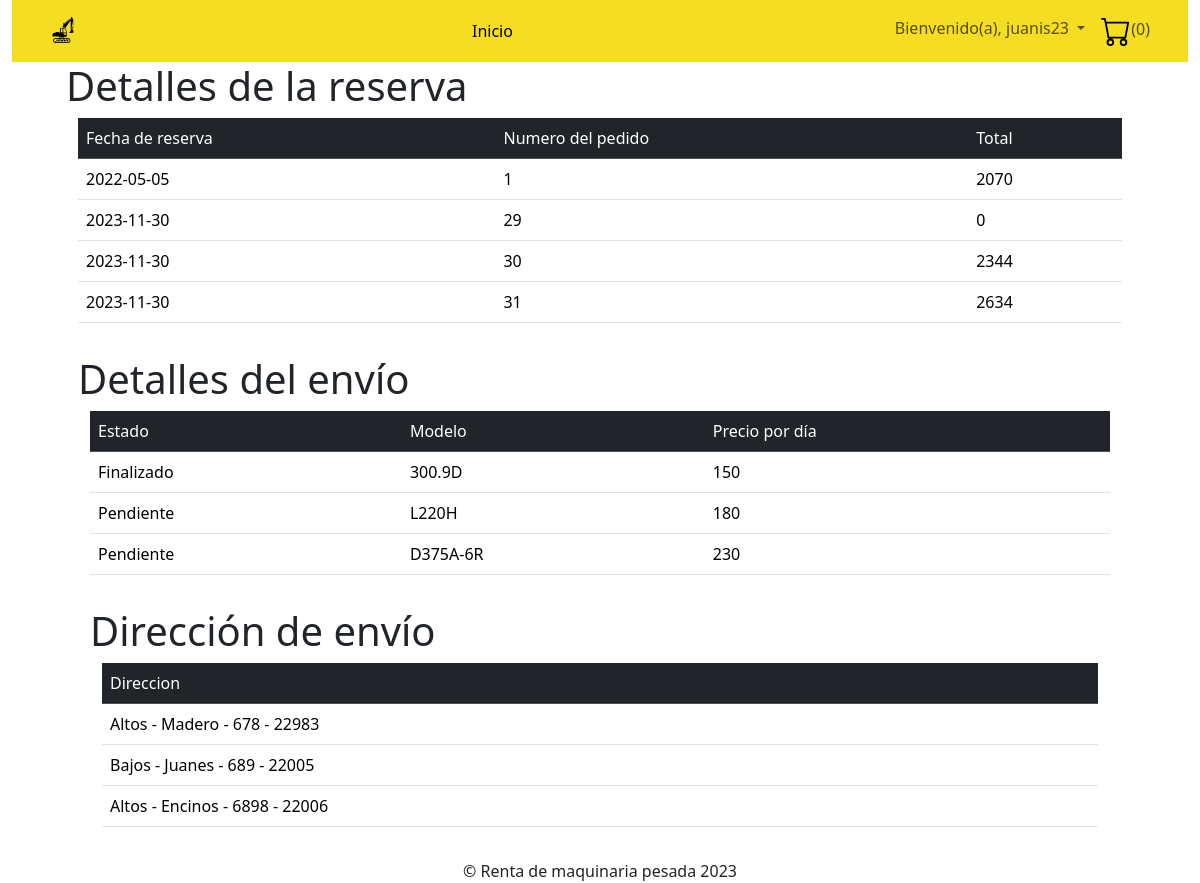
Page /view/usuario/idx.segui.php (signed in) on the committed database.
### tables this page shows
CREATE TABLE `reservas` (
  `folio` int(11) NOT NULL,
  `fechaSolicitud` date NOT NULL,
  `fechaInicial` date NOT NULL,
  `fechaFinal` date NOT NULL,
  `fechaEntrega` date NOT NULL,
  `fechaDevolucion` date NOT NULL,
  `costoTransporte` float DEFAULT NULL,
  `descripcion` varchar(50) NOT NULL,
  `subtotal` float DEFAULT NULL,
  `iva` float DEFAULT NULL,
  `total` float DEFAULT NULL,
  `cliente` int(11) DEFAULT NULL,
  `estatusR` varchar(20) NOT NULL,
  `rep_rtas` int(11) DEFAULT NULL,
  `almacen` varchar(10) DEFAULT NULL
);

CREATE TABLE `estatusreserva` (
  `codigo` varchar(5) NOT NULL,
  `descripcion` varchar(20) NOT NULL
);

CREATE TABLE `modelos` (
  `num` int(11) NOT NULL,
  `nombre` varchar(30) NOT NULL,
  `descripcion` text NOT NULL,
  `anoFabricacion` int(11) NOT NULL,
  `capacidadCarga` float NOT NULL,
  `imagen` varchar(150) DEFAULT NULL,
  `categoria` int(11) DEFAULT NULL,
  `marca` varchar(5) DEFAULT NULL
);

CREATE TABLE `maquinas` (
  `codigo` int(11) NOT NULL,
  `precioDia` float NOT NULL,
  `numSerie` varchar(17) NOT NULL,
  `imagen` varchar(150) DEFAULT NULL,
  `almacen` varchar(10) DEFAULT NULL,
  `modelo` int(11) DEFAULT NULL,
  `estatusM` varchar(20) NOT NULL,
  `extraImagenes` varchar(500) DEFAULT NULL
);

### data/conexionDB.php (called while the page is built, shortened)
<?php
class conexionDB{
	private $HOST;
	private $USER;
	private $PASS;
	private $DB;
	private $connection;
	public function __construct (){
		$this -> HOST = "localhost";
		$this -> USER = "root";
		$this -> PASS = "";
		$this -> DB = "p24";
	}
	public function connect (){
	$this -> connection = mysqli_connect ($this -> HOST,$this -> USER,$this -> PASS,$this -> DB);
	if ($this -> connection) {
		return true;
	}
	 else{
		return false;
	  }
	}
	public function execquery($query){
		$this -> dataset = mysqli_query($this -> connection,$query);
		if ($this -> dataset){
			return $this -> dataset;
		}
		else{
			return 0;
		}
	}
}
?>

### data/segui.php (called while the page is built, shortened)
<?php
	include_once '../../data/conexionDB.php';
	class seguimiento extends conexionDB {
	public function getAllDetallesReserva ($usuariocorreo){
		$result = $this -> connect();
		if ($result == true){
			$qr = "select
            rv.`fechaSolicitud` as 'Fecha de reserva',
            rv.folio as 'Numero del pedido',
            rv.total as 'Total de la reserva'
            from reservas as rv
            inner join clientes as cli on rv.cliente = cli.codigo
            inner join usuarios as us on cli.usuario = us.nickname
            where us.nickname = '".$_SESSION['id']."';";
			$dataset = $this -> execquery($qr);
		}else{
			$dataset = "wrong";
		}
		return $dataset;
	}
public function getAllDetallesEnvio ($usuariocorreo){
    $result = $this -> connect();
    if ($result == true){
        $qr = "select
        er.descripcion as Estatus,
        md.nombre as Modelo,
        mq.precioDia as PrecioPorDia
        from  re_maq as rm
        inner join reservas as rv on rm.reserva = rv.folio
        inner join maquinas as mq on rm.maquina = mq.codigo
        inner join modelos as md on mq.modelo = md.num
        inner join clientes as cli on rv.cliente = cli.codigo
        inner join usuarios as us on cli.usuario = us.nickname
        inner join estatusreserva as er on rv.`estatusR` = er.codigo
        where us.nickname ='".$_SESSION['id']."';";
        $dataset = $this -> execquery($qr);
    }else{
        $dataset = "wrong";
    }
    return $dataset;
}
}

### view/usuario/idx.segui.php (the view, shortened to what this page needs)
<?php
include('templates/cabecera.php');
?>
<br>
	<br>
    <br>
    <br>
	<div class="container-fluid">
<div class="container-fluid">
    <h1> Detalles de la reserva</h1>
    <div class="container">
    <div class="table table-dark table-striped-columns">
            <table class="table">
                <tr class="table-dark">
                    <td>Fecha de reserva</td>
                    <td>Numero del pedido</td>
                    <td>Total</td>
                </tr>
                <?php
                include_once('../../data/segui.php');
                $obj = new seguimiento();
                $dataset = $obj->getAllDetallesReserva($_SESSION['id']);
                if ($dataset != 'wrong') {
                    while ($rs = mysqli_fetch_assoc($dataset)) {
                        echo "<tr>";
                        echo "<td>" . $rs['Fecha de reserva'] . "</td>";
                        echo "<td>" . $rs['Numero del pedido'] . "</td>";
						echo "<td>" . $rs['Total de la reserva'] . "</td>";
                        echo "</tr>";
                    }
                } else {
                    echo "No hay reservas " .$_SESSION['id']. "registradas.";
                }
                ?>
            </table>
		</div>
	</div>
</div>
<?php
include('idx.segui2.php');
include('idx.segui3.php');
include('templates/pie.php');
?>

### view/usuario/idx.segui2.php
<div class="container-fluid">
<div class="container-fluid">
    <h1> Detalles del envío</h1>
    <div class="container">
    <div class="table table-dark table-striped-columns">
            <table class="table">
                <tr class="table-dark">
                    <td>Estado </td>
                    <td>Modelo</td>
                    <td>Precio por día</td>
                </tr>
                <?php
                include_once('../../data/segui.php');
                $obj = new seguimiento();
                $dataset = $obj->getAllDetallesEnvio ($_SESSION['id']);
                if ($dataset != 'wrong') {
                    while ($rs = mysqli_fetch_assoc($dataset)) {
                        echo "<tr>";
                        echo "<td>" . $rs['Estatus'] . "</td>";
                        echo "<td>" . $rs['Modelo'] . "</td>";
						echo "<td>" . $rs['PrecioPorDia'] . "</td>";
                        echo "</tr>";
                    }
                } else {
                    echo "No hay reservas " .$_SESSION['id']. "registradas.";
                }
                ?>
                        </table>
		</div>
	</div>
</div>

### css/style.css (style rules this page uses)
.container { display: flex; justify-content: center; align-items: center; }

### rows in the picture
reservas: fechaSolicitud "2022-05-05", folio "1", total "2070"
reservas: fechaSolicitud "2023-11-30", folio "29", total "0"
reservas: fechaSolicitud "2023-11-30", folio "30", total "2344"
reservas: fechaSolicitud "2023-11-30", folio "31", total "2634"
estatusreserva: descripcion "Finalizado", modelos.nombre "300.9D", maquinas.precioDia "150"
estatusreserva: descripcion "Pendiente", modelos.nombre "L220H", maquinas.precioDia "180", modelos.nombre "D375A-6R", maquinas.precioDia "230"

### other values in the picture
$_SESSION["id"] "juanis23"
$rs['Direccion'] "Altos - Madero - 678 - 22983"
$rs['Direccion'] "Bajos - Juanes - 689 - 22005"
$rs['Direccion'] "Altos - Encinos - 6898 - 22006"
